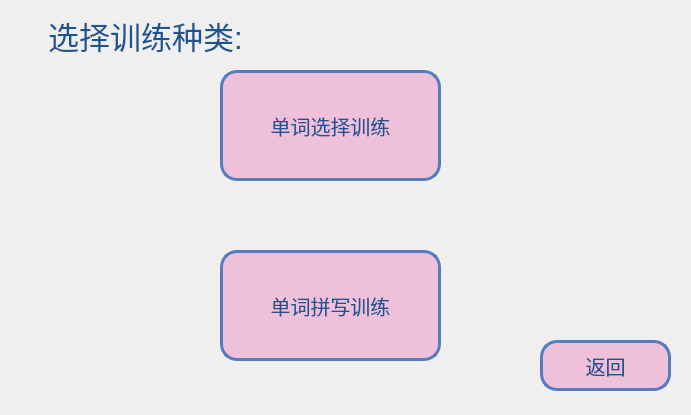
<?xml version="1.0" encoding="UTF-8"?>
<ui version="4.0">
 <class>word_training_kind</class>
 <widget class="QWidget" name="word_training_kind">
  <property name="geometry">
   <rect>
    <x>0</x>
    <y>0</y>
    <width>691</width>
    <height>415</height>
   </rect>
  </property>
  <property name="windowTitle">
   <string>选择训练种类</string>
  </property>
  <property name="styleSheet">
   <string notr="true">#word_training_kind{border-image: url(:/Yosemite-Color-Block.png);}</string>
  </property>
  <widget class="QPushButton" name="but_choose">
   <property name="geometry">
    <rect>
     <x>220</x>
     <y>70</y>
     <width>221</width>
     <height>111</height>
    </rect>
   </property>
   <property name="font">
    <font>
     <family>微软雅黑</family>
     <pointsize>15</pointsize>
     <weight>50</weight>
     <italic>false</italic>
     <bold>false</bold>
    </font>
   </property>
   <property name="styleSheet">
    <string notr="true">/**正常情况下样式**/
QPushButton{
	font: 15pt &quot;微软雅黑&quot;;
    color: #1e5491;
    background-color: #eec0da;
    border-color: #567cbe;
    border-radius: 17px;
    border-style: solid;
    border-width: 3px;
    padding: 5px;
}

/**鼠标停留在按钮上的样式**/
QPushButton::hover{	
    color: #1e5491;
    background-color: #c0a1cc;
    border-color: #567cbe;
}

/**鼠标按压下去的样式**/
QPushButton::pressed,QPushButton::checked{
    color: #eddfed;
    background-color: #1c58a3;
}

/**按钮失能情况下样式**/
QPushButton::disabled{
    color: #FFFFFF;
    background-color: #dcdde1;
    border-color: #dcdde1;
}
</string>
   </property>
   <property name="text">
    <string>单词选择训练</string>
   </property>
  </widget>
  <widget class="QPushButton" name="but_spell">
   <property name="geometry">
    <rect>
     <x>220</x>
     <y>250</y>
     <width>221</width>
     <height>111</height>
    </rect>
   </property>
   <property name="font">
    <font>
     <family>微软雅黑</family>
     <pointsize>15</pointsize>
     <weight>50</weight>
     <italic>false</italic>
     <bold>false</bold>
    </font>
   </property>
   <property name="styleSheet">
    <string notr="true">/**正常情况下样式**/
QPushButton{
	font: 15pt &quot;微软雅黑&quot;;
    color: #1e5491;
    background-color: #eec0da;
    border-color: #567cbe;
    border-radius: 17px;
    border-style: solid;
    border-width: 3px;
    padding: 5px;
}

/**鼠标停留在按钮上的样式**/
QPushButton::hover{	
    color: #1e5491;
    background-color: #c0a1cc;
    border-color: #567cbe;
}

/**鼠标按压下去的样式**/
QPushButton::pressed,QPushButton::checked{
    color: #eddfed;
    background-color: #1c58a3;
}

/**按钮失能情况下样式**/
QPushButton::disabled{
    color: #FFFFFF;
    background-color: #dcdde1;
    border-color: #dcdde1;
}
</string>
   </property>
   <property name="text">
    <string>单词拼写训练</string>
   </property>
  </widget>
  <widget class="QPushButton" name="but_back">
   <property name="geometry">
    <rect>
     <x>540</x>
     <y>340</y>
     <width>131</width>
     <height>51</height>
    </rect>
   </property>
   <property name="font">
    <font>
     <family>微软雅黑</family>
     <pointsize>15</pointsize>
     <weight>50</weight>
     <italic>false</italic>
     <bold>false</bold>
    </font>
   </property>
   <property name="styleSheet">
    <string notr="true">/**正常情况下样式**/
QPushButton{
	font: 15pt &quot;微软雅黑&quot;;
    color: #1e5491;
    background-color: #eec0da;
    border-color: #567cbe;
    border-radius: 17px;
    border-style: solid;
    border-width: 3px;
    padding: 5px;
}

/**鼠标停留在按钮上的样式**/
QPushButton::hover{	
    color: #1e5491;
    background-color: #c0a1cc;
    border-color: #567cbe;
}

/**鼠标按压下去的样式**/
QPushButton::pressed,QPushButton::checked{
    color: #eddfed;
    background-color: #1c58a3;
}

/**按钮失能情况下样式**/
QPushButton::disabled{
    color: #FFFFFF;
    background-color: #dcdde1;
    border-color: #dcdde1;
}
</string>
   </property>
   <property name="text">
    <string>返回</string>
   </property>
  </widget>
  <widget class="QLabel" name="label_title">
   <property name="geometry">
    <rect>
     <x>0</x>
     <y>0</y>
     <width>291</width>
     <height>71</height>
    </rect>
   </property>
   <property name="font">
    <font>
     <pointsize>23</pointsize>
    </font>
   </property>
   <property name="styleSheet">
    <string notr="true">color: rgb(30, 84, 145);</string>
   </property>
   <property name="text">
    <string>选择训练种类:</string>
   </property>
   <property name="alignment">
    <set>Qt::AlignCenter</set>
   </property>
  </widget>
 </widget>
 <resources/>
 <connections/>
</ui>
